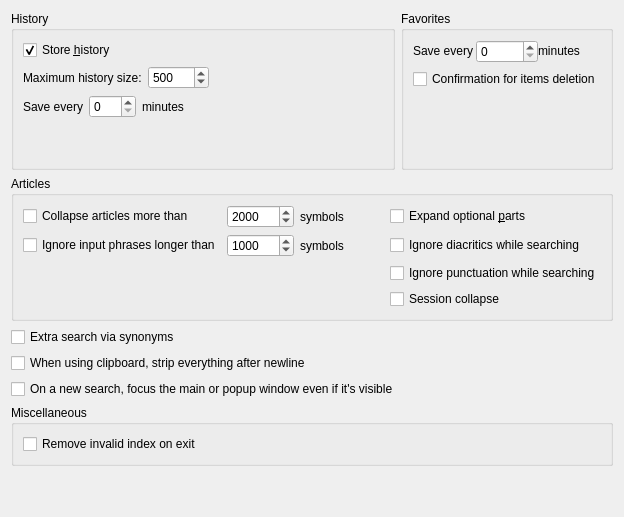
     <widget class="QWidget" name="tab_Advanced">
      <attribute name="icon">
       <iconset resource="../../resources.qrc">
        <normaloff>:/icons/advanced.png</normaloff>:/icons/advanced.png</iconset>
      </attribute>
      <attribute name="title">
       <string>Ad&amp;vanced</string>
      </attribute>
      <layout class="QVBoxLayout" name="verticalLayout_11">
       <item>
        <layout class="QHBoxLayout" name="horizontalLayout_15">
         <item>
          <widget class="QGroupBox" name="historyBox">
           <property name="title">
            <string>History</string>
           </property>
           <layout class="QVBoxLayout" name="verticalLayout_14">
            <item>
             <widget class="QCheckBox" name="storeHistory">
              <property name="toolTip">
               <string>Turn this option on to store history of the translated words</string>
              </property>
              <property name="text">
               <string>Store &amp;history</string>
              </property>
              <property name="checked">
               <bool>true</bool>
              </property>
             </widget>
            </item>
            <item>
             <layout class="QHBoxLayout" name="horizontalLayout_9">
              <property name="topMargin">
               <number>0</number>
              </property>
              <item>
               <widget class="QLabel" name="historySizeLabel">
                <property name="toolTip">
                 <string>Specify the maximum number of entries to keep in history.</string>
                </property>
                <property name="text">
                 <string>Maximum history size:</string>
                </property>
               </widget>
              </item>
              <item>
               <widget class="QSpinBox" name="historyMaxSizeField">
                <property name="accelerated">
                 <bool>true</bool>
                </property>
                <property name="maximum">
                 <number>99999</number>
                </property>
                <property name="value">
                 <number>500</number>
                </property>
               </widget>
              </item>
              <item>
               <spacer name="horizontalSpacer_8">
                <property name="orientation">
                 <enum>Qt::Horizontal</enum>
                </property>
                <property name="sizeHint" stdset="0">
                 <size>
                  <width>40</width>
                  <height>20</height>
                 </size>
                </property>
               </spacer>
              </item>
             </layout>
            </item>
            <item>
             <layout class="QHBoxLayout" name="horizontalLayout_10">
              <item>
               <widget class="QLabel" name="label_10">
                <property name="toolTip">
                 <string>History saving interval. If set to 0 history will be saved only during exit.</string>
                </property>
                <property name="statusTip">
                 <string/>
                </property>
                <property name="text">
                 <string>Save every</string>
                </property>
               </widget>
              </item>
              <item>
               <widget class="QSpinBox" name="historySaveIntervalField">
                <property name="statusTip">
                 <string/>
                </property>
                <property name="maximum">
                 <number>120</number>
                </property>
               </widget>
              </item>
              <item>
               <widget class="QLabel" name="label_11">
                <property name="text">
                 <string>minutes</string>
                </property>
               </widget>
              </item>
              <item>
               <spacer name="horizontalSpacer_9">
                <property name="orientation">
                 <enum>Qt::Horizontal</enum>
                </property>
                <property name="sizeHint" stdset="0">
                 <size>
                  <width>40</width>
                  <height>20</height>
                 </size>
                </property>
               </spacer>
              </item>
             </layout>
            </item>
            <item>
             <spacer name="verticalSpacer_8">
              <property name="orientation">
               <enum>Qt::Vertical</enum>
              </property>
              <property name="sizeHint" stdset="0">
               <size>
                <width>20</width>
                <height>40</height>
               </size>
              </property>
             </spacer>
            </item>
           </layout>
          </widget>
         </item>
         <item>
          <widget class="QGroupBox" name="favoritesBox">
           <property name="title">
            <string>Favorites</string>
           </property>
           <layout class="QVBoxLayout" name="verticalLayout_21">
            <item>
             <layout class="QHBoxLayout" name="horizontalLayout_16">
              <property name="spacing">
               <number>0</number>
              </property>
              <item>
               <widget class="QLabel" name="label_17">
                <property name="sizePolicy">
                 <sizepolicy hsizetype="Minimum" vsizetype="Fixed">
                  <horstretch>0</horstretch>
                  <verstretch>0</verstretch>
                 </sizepolicy>
                </property>
                <property name="toolTip">
                 <string>Favorites saving interval. If set to 0 Favorites will be saved only during exit.</string>
                </property>
                <property name="text">
                 <string>Save every</string>
                </property>
               </widget>
              </item>
              <item>
               <widget class="QSpinBox" name="favoritesSaveIntervalField">
                <property name="maximum">
                 <number>120</number>
                </property>
               </widget>
              </item>
              <item>
               <widget class="QLabel" name="label_18">
                <property name="sizePolicy">
                 <sizepolicy hsizetype="Minimum" vsizetype="Fixed">
                  <horstretch>0</horstretch>
                  <verstretch>0</verstretch>
                 </sizepolicy>
                </property>
                <property name="text">
                 <string>minutes</string>
                </property>
               </widget>
              </item>
             </layout>
            </item>
            <item>
             <widget class="QCheckBox" name="confirmFavoritesDeletion">
              <property name="toolTip">
               <string>Turn this option on to confirm every operation of items deletion</string>
              </property>
              <property name="text">
               <string>Confirmation for items deletion</string>
              </property>
             </widget>
            </item>
            <item>
             <spacer name="verticalSpacer_4">
              <property name="orientation">
               <enum>Qt::Vertical</enum>
              </property>
              <property name="sizeHint" stdset="0">
               <size>
                <width>20</width>
                <height>40</height>
               </size>
              </property>
             </spacer>
            </item>
           </layout>
          </widget>
         </item>
        </layout>
       </item>
       <item>
        <widget class="QGroupBox" name="groupBox_6">
         <property name="title">
          <string>Articles</string>
         </property>
         <layout class="QGridLayout" name="gridLayout_3">
          <item row="2" column="4">
           <widget class="QCheckBox" name="ignorePunctuation">
            <property name="text">
             <string>Ignore punctuation while searching</string>
            </property>
           </widget>
          </item>
          <item row="1" column="1">
           <widget class="QSpinBox" name="inputPhraseLengthLimit">
            <property name="toolTip">
             <string>Input phrases longer than this size will be ignored</string>
            </property>
            <property name="maximum">
             <number>9999999</number>
            </property>
            <property name="singleStep">
             <number>10</number>
            </property>
            <property name="value">
             <number>1000</number>
            </property>
           </widget>
          </item>
          <item row="1" column="2">
           <widget class="QLabel" name="label_19">
            <property name="text">
             <string>symbols</string>
            </property>
           </widget>
          </item>
          <item row="0" column="0">
           <widget class="QCheckBox" name="collapseBigArticles">
            <property name="toolTip">
             <string>Select this option to automatic collapse big articles</string>
            </property>
            <property name="text">
             <string>Collapse articles more than</string>
            </property>
           </widget>
          </item>
          <item row="1" column="0">
           <widget class="QCheckBox" name="limitInputPhraseLength">
            <property name="toolTip">
             <string>Turn this option on to ignore unreasonably long input text
from mouse-over, selection, clipboard or command line</string>
            </property>
            <property name="text">
             <string>Ignore input phrases longer than</string>
            </property>
            <property name="checked">
             <bool>false</bool>
            </property>
           </widget>
          </item>
          <item row="1" column="3">
           <spacer name="horizontalSpacer_14">
            <property name="orientation">
             <enum>Qt::Horizontal</enum>
            </property>
            <property name="sizeHint" stdset="0">
             <size>
              <width>40</width>
              <height>20</height>
             </size>
            </property>
           </spacer>
          </item>
          <item row="0" column="2">
           <widget class="QLabel" name="label_13">
            <property name="text">
             <string>symbols</string>
            </property>
           </widget>
          </item>
          <item row="0" column="1">
           <widget class="QSpinBox" name="articleSizeLimit">
            <property name="toolTip">
             <string>Articles longer than this size will be collapsed</string>
            </property>
            <property name="maximum">
             <number>100000</number>
            </property>
            <property name="singleStep">
             <number>50</number>
            </property>
            <property name="value">
             <number>2000</number>
            </property>
           </widget>
          </item>
          <item row="0" column="4">
           <widget class="QCheckBox" name="alwaysExpandOptionalParts">
            <property name="toolTip">
             <string>Turn this option on to always expand optional parts of articles</string>
            </property>
            <property name="text">
             <string>Expand optional &amp;parts</string>
            </property>
           </widget>
          </item>
          <item row="1" column="4">
           <widget class="QCheckBox" name="ignoreDiacritics">
            <property name="toolTip">
             <string>Turn this option on to ignore diacritics while searching articles</string>
            </property>
            <property name="text">
             <string>Ignore diacritics while searching</string>
            </property>
           </widget>
          </item>
          <item row="0" column="3">
           <spacer name="horizontalSpacer_11">
            <property name="orientation">
             <enum>Qt::Horizontal</enum>
            </property>
            <property name="sizeHint" stdset="0">
             <size>
              <width>40</width>
              <height>20</height>
             </size>
            </property>
           </spacer>
          </item>
          <item row="3" column="4">
           <widget class="QCheckBox" name="sessionCollapse">
            <property name="toolTip">
             <string>During successive searches,if one dictionary is collapsed by manual, it will remain collapsed in the next search</string>
            </property>
            <property name="text">
             <string>Session collapse</string>
            </property>
           </widget>
          </item>
         </layout>
        </widget>
       </item>
       <item>
        <widget class="QCheckBox" name="synonymSearchEnabled">
         <property name="toolTip">
          <string>Turn this option on to enable extra articles search via synonym lists
from Stardict, Babylon and GLS dictionaries</string>
         </property>
         <property name="text">
          <string>Extra search via synonyms</string>
         </property>
        </widget>
       </item>
       <item>
        <widget class="QCheckBox" name="stripClipboard">
         <property name="text">
          <string>When using clipboard, strip everything after newline</string>
         </property>
        </widget>
       </item>
       <item>
        <widget class="QCheckBox" name="raiseWindowOnSearch">
         <property name="text">
          <string>On a new search, focus the main or popup window even if it's visible</string>
         </property>
        </widget>
       </item>
       <item>
        <widget class="QGroupBox" name="groupBox_7">
         <property name="title">
          <string>Miscellaneous</string>
         </property>
         <layout class="QVBoxLayout" name="verticalLayout_20">
          <item>
           <widget class="QCheckBox" name="removeInvalidIndexOnExit">
            <property name="text">
             <string>Remove invalid index on exit</string>
            </property>
           </widget>
          </item>
         </layout>
        </widget>
       </item>
       <item>
        <spacer name="verticalSpacer_17">
         <property name="orientation">
          <enum>Qt::Vertical</enum>
         </property>
         <property name="sizeHint" stdset="0">
          <size>
           <width>20</width>
           <height>40</height>
          </size>
         </property>
        </spacer>
       </item>
      </layout>
     </widget>
